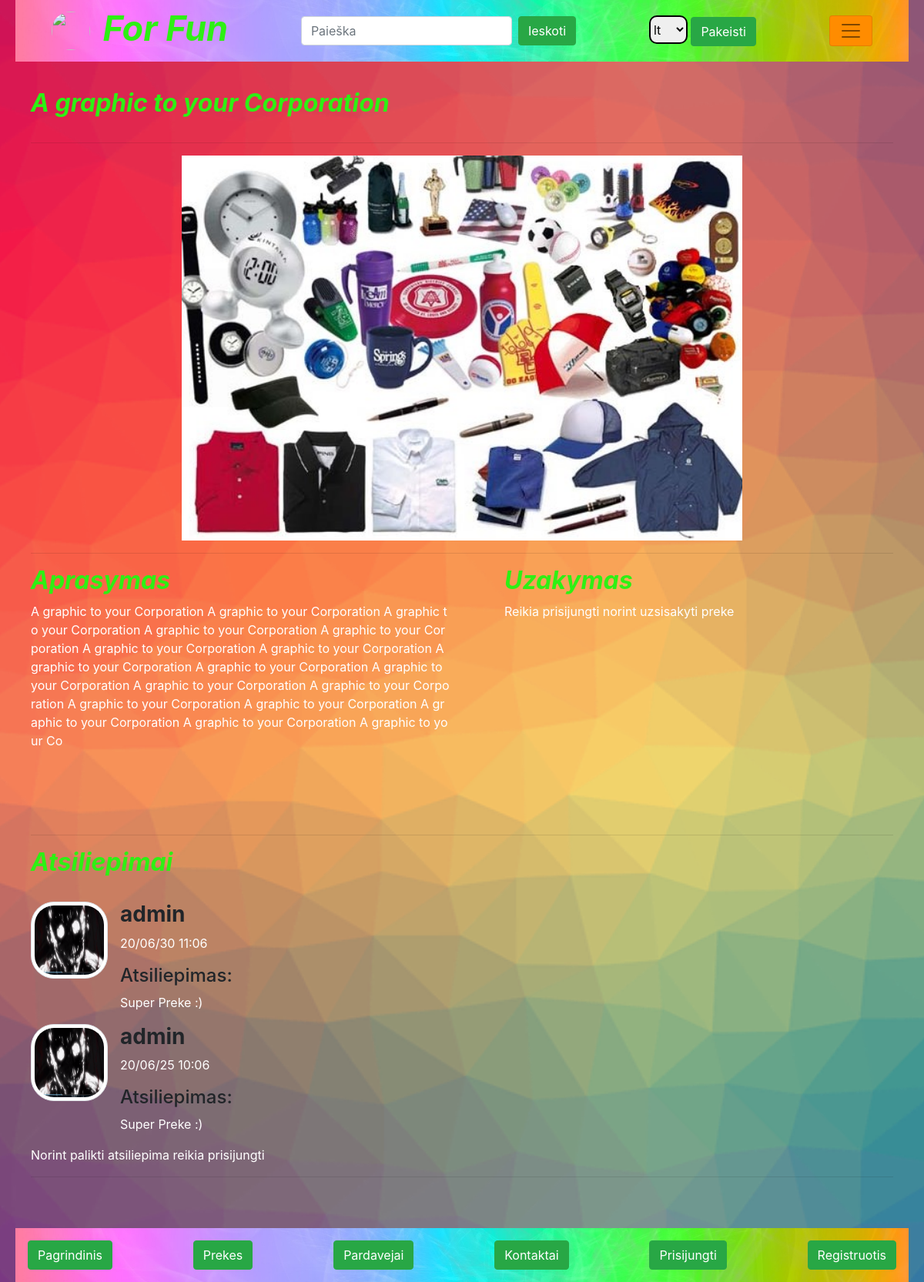
Page /svetaine/prekes/18 on the committed database.
### prekyba/models.py (models this page shows, shortened)
class Preke(models.Model):
    pavadinimas=models.CharField(_('Pavadinimas'),max_length=30)
    aprasymas=models.TextField(_('Aprasymas'),max_length=600,null=True,blank=True)
    nuotrauka=models.ImageField(_('Nuotrauka'),default="default.png",upload_to='prekes_nuotraukos')
    pardavejas_id=models.ForeignKey(Pardavejas,on_delete=models.CASCADE,null=True)
    kaina=models.FloatField(_('Vieneto kaina'),default=0)
    @property
    def gauti(self):
        a=Sandelys.objects.filter(prekes_id=self.id)
        b=0
        for x in a:
            b=x.liko
        return b

class Atsiliepimai(models.Model):
    prekes_id=models.ForeignKey(Preke,on_delete=models.SET_NULL,null=True,blank=True)
    vartotojas=models.ForeignKey(User,on_delete=models.SET_NULL,null=True,blank=True)
    sukurta=models.DateTimeField(auto_now=True)
    atsiliepimas=models.TextField('',max_length=1234)
    @property
    def nuotrauka(self):
        ntr=self.vartotojas.profilis.nuotrauka
        return ntr

class Profilis(models.Model):
    vartotojas= models.OneToOneField(User,on_delete=models.SET_NULL,null=True)
    nuotrauka=models.ImageField(default="default.png",upload_to="profilio_nuotraukos")
    adresas = models.CharField(_('Adresas'),max_length=150,null=True, blank=True)
    telefono_numeris = models.IntegerField(_('Telefono numeris'), null=True, blank=True)

### prekyba/views.py (the view, shortened to what this page needs)
# urls.py: path('prekes/<int:preke_id>', views.preke, name='preke'),
def preke(request, preke_id):
    preke= get_object_or_404(Preke, pk=preke_id)
    atsiliepimas=Atsiliepimai.objects.filter(prekes_id=preke_id).order_by('-sukurta')
    atsiliepimo_form=AtsiliepimuForm()
    uzsakymas_form = UzsakymasForm()
    smth = 1 * preke.kaina
    context = {
        'form': uzsakymas_form,
        'preke':preke,
        'kaina':smth,
        'atsi':atsiliepimas,
        'atsi_form':atsiliepimo_form,
    }
    return render(request, 'preke.html', context=context)

### prekyba/forms.py
class UzsakymasForm(forms.ModelForm):
    class Meta:
        model=Uzsakymas
        fields = [
            'perkamas_kiekis','sandelio_id','krepselio_id'
        ]
        widgets={'sandelio_id':forms.HiddenInput(),
                 'krepselio_id':forms.HiddenInput(),
        }

class AtsiliepimuForm(forms.ModelForm):
    class Meta:
        model=Atsiliepimai
        fields=['atsiliepimas','vartotojas','prekes_id']
        widgets = {'vartotojas': forms.HiddenInput(),
                   'prekes_id':forms.HiddenInput(),
                   'atsiliepimas':forms.Textarea(attrs={'rows': 6, 'cols': 100})
                   }

### prekyba/models.py (called while the page is built)
    @property
    def liko(self):
        nupirkta=Uzsakymas.objects.filter(sandelio_id=self.id)
        yra = self.pridetas_kiekis
        for x in nupirkta:
            yra-= x.perkamas_kiekis
        return yra

### prekyba/templates/preke.html (shortened to what this page needs)
{% extends "base.html" %}
{% load i18n %}
{% block content %}
{% load static %}
<div class="">
    <div class="row">
        <div class="col prek_pavad">
            <h2>{{preke.pavadinimas}}</h2>
        </div>
        <div class="col virs">
        </div>
    </div>
    <hr>
    {% if preke.nuotrauka %}
      <img class="rounded w-100 nuot" src="{{ preke.nuotrauka.url }}" height="500" >
    {% else %}
      <img class="rounded w-100 nuot" src="{% static 'img/no-image.png'  %}" height="500">
    {% endif %}
    <hr>
    <div class="row preke">
        <div class="col apr">
            <h2>{% trans "Aprasymas" %}</h2>
            <p class="">{{preke.aprasymas}}</p>
        </div>
        <div class="col">
            <form method="POST">    {% csrf_token %}
                <ul>
                    <h2>{% trans "Uzakymas" %}</h2>
                    {% if preke.gauti > 0 %}
                    {% if user.is_authenticated %}
                    <li>{{ form.as_p }}</li>
                    <li>{% trans "Prekes Kaina" %}: {{ preke.kaina}}</li>
                    <br>
                    <li>{% trans "Sandelyje liko" %}: {{ preke.gauti }}</li>
                    <br>
                    <br>
                    <li>
                        <button class="btn btn-info" name="uzsakymas" type="submit">{% trans "I krepseli" %}</button>
                    </li>
                    {% else %}
                    <p>{% trans "Reikia prisijungti norint uzsisakyti preke" %}</p>
                    {% endif %}
                    {% else %}
                    <p>{% trans "Preke Isparduota" %}</p>
                    {% endif %}
                </ul>
            </form>
        </div>
    </div>
        <hr>
    <h2>{% trans "Atsiliepimai" %}</h2>
        <br>
    <div class="atsiliepimas">
        {% if atsi %}
        {% for x in atsi %}
        <ul class="list-unstyled">
            <li class="media atsi">
                    {% if x.nuotrauka.url %}
                <img class='mr-3 img-thumbnail' src="{{ x.nuotrauka.url }}">
                    {% else %}
                <img class="mr-3 img-thumbnail" src="{% static 'img/no-image.png'  %}">
                    {% endif %}
                 <div class="media-body">
                     <h3 class="mt-0"><strong>{{x.vartotojas}}</strong></h3>
                    <p class="">{{x.sukurta | date:'y/m/d H:m'}}</p>
                     <h4>{% trans "Atsiliepimas" %}:</h4>
                    <p class=" mb-3">{{x.atsiliepimas}}</p>
                </div>
            </li>
        </ul>
        {% endfor %}
        {% else %}
        <p>{% trans "Atsiliepimu Nera" %}</p>
        {% endif %}
        <article>
            {% if user.is_authenticated %}
            <form method="POST">
                {% csrf_token %}
                <h2>{% trans "Palikti Atsiliepima" %}:</h2>
            {{atsi_form}}
            <button class="btn btn-info" name="pranesimas" type="submit">{% trans "Siusti" %}</button>
            </form>
            {% else %}
            <p>{% trans "Norint palikti atsiliepima reikia prisijungti" %}</p>
            {% endif %}
        </article>
    </div>
    <hr>
</div>
{% endblock %}

### prekyba/static/css/styles.css (style rules this page uses)
ul { list-style: none; margin:0; }
body { display:flex; flex-direction:column; padding:0 20px 0 20px; background-image: url('../../media/background/color.png'); background-repeat: no-repeat; background-position: center; background-size: cover; max-width:1280px; margin:0 auto; }
html { background-color:Gray; }
main h2,.registruotis { color:#2EF014; font-weight:bold; font-style:italic; }
.atsi img { width:100px; height:100px; border-radius:30px; }
.apr p { height:270px; word-break: break-all; }
.prek_pavad { margin:15px 0 0 0; }
.nuot { object-fit:contain; }
.atsiliepimas p, .preke p, .preke li { color:white; }

### rows in the picture
Preke: pavadinimas "A graphic to your Corporation", nuotrauka (picture), aprasymas "A graphic to your Corporation A graphic to your Corporation A graphic to your Corporation A graphic to your Corporation A graphic to your Corporation A graphic to your Corporation A graphic to your Corporation A graphic to your Corporation A graphic to your Corporation A graphic to your Corporation A graphic to your Corporation A graphic to your Corporation A graphic to your Corporation A graphic to your Corporation A graphic to your Corporation A graphic to your Corporation A graphic to your Co"
Atsiliepimai: nuotrauka (picture), vartotojas "admin", sukurta "20/06/30 11:06", atsiliepimas "Super Preke :)"
Atsiliepimai: nuotrauka (picture), vartotojas "admin", sukurta "20/06/25 10:06", atsiliepimas "Super Preke :)"
